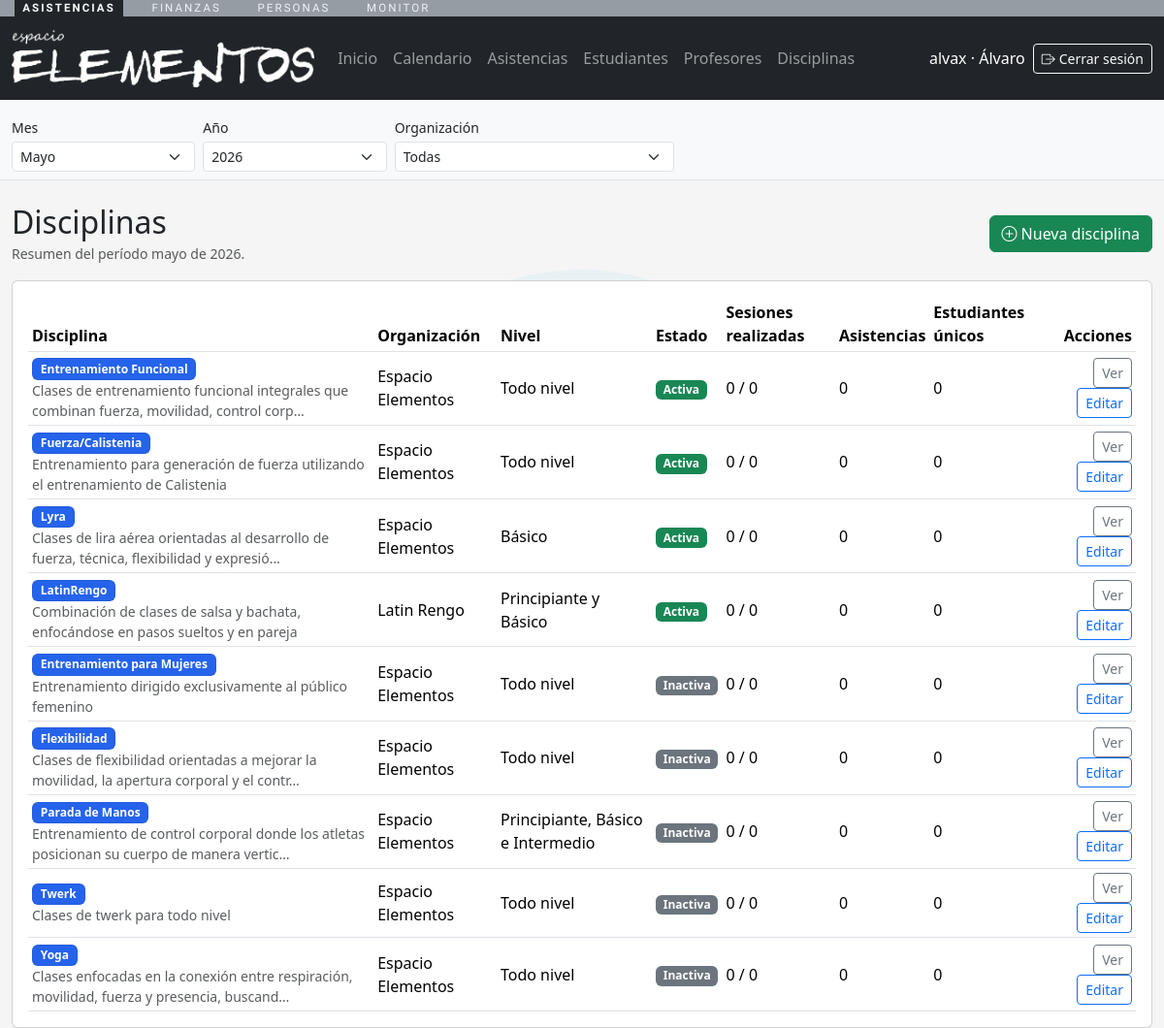
The page /asistencias/disciplinas/ (signed in) on the database as committed earlier.
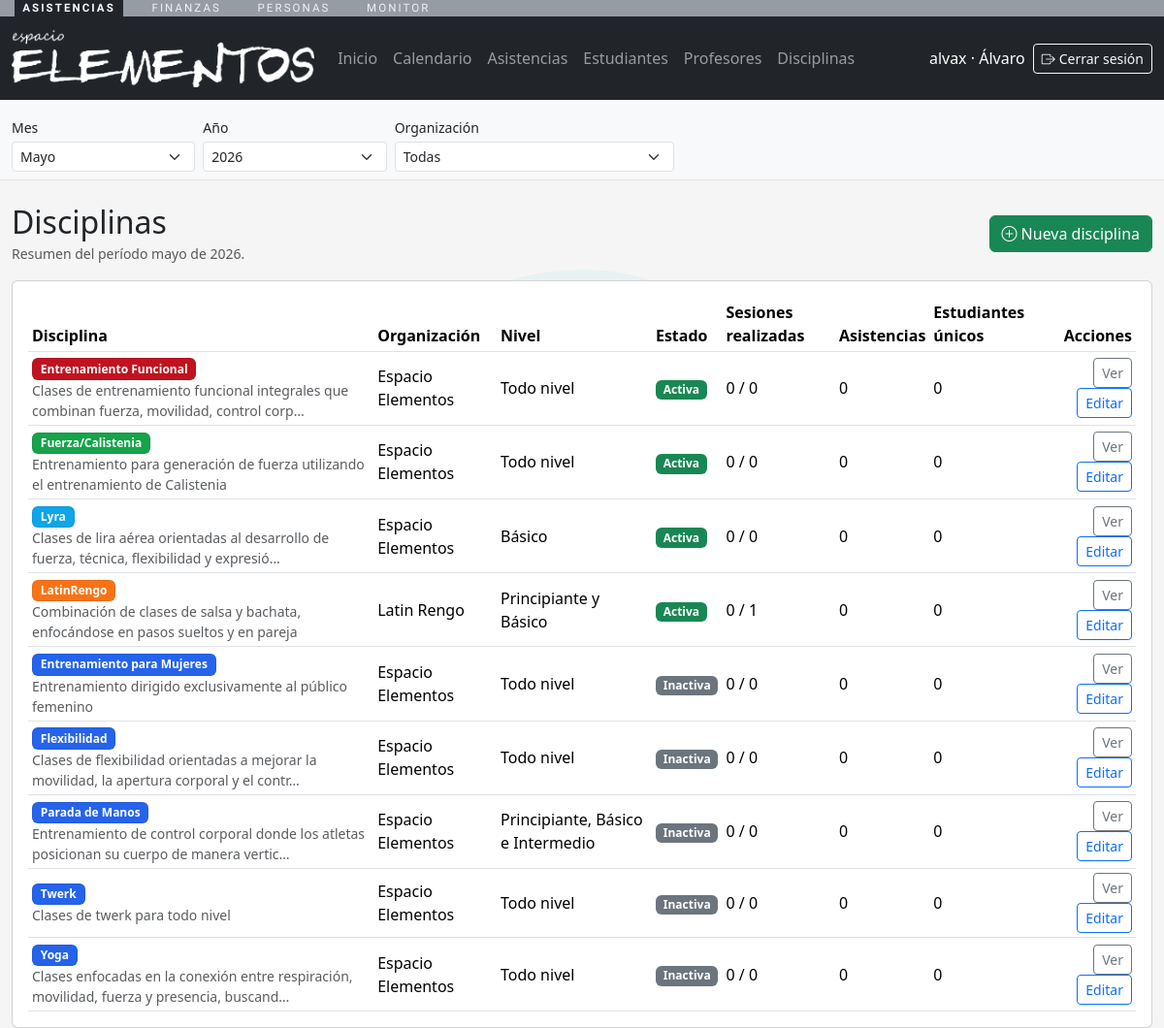
The same page on the database as committed later.
### asistencias/models.py (models this page shows, shortened)
class Disciplina(models.Model):
    class BadgeColor(models.TextChoices):
        ROJO = "rojo", "Rojo"
        NARANJO = "naranjo", "Naranjo"
        AZUL = "azul", "Azul"
        CELESTE = "celeste", "Celeste"
        AMARILLO = "amarillo", "Amarillo"
        VERDE = "verde", "Verde"
        CAFE = "cafe", "Cafe"
        MORADO = "morado", "Morado"
    BADGE_COLOR_CLASSES = {
        BadgeColor.ROJO: "disciplina-badge-rojo",
        BadgeColor.NARANJO: "disciplina-badge-naranjo",
        BadgeColor.AZUL: "disciplina-badge-azul",
        BadgeColor.CELESTE: "disciplina-badge-celeste",
        BadgeColor.AMARILLO: "disciplina-badge-amarillo",
        BadgeColor.VERDE: "disciplina-badge-verde",
        BadgeColor.CAFE: "disciplina-badge-cafe",
        BadgeColor.MORADO: "disciplina-badge-morado",
    }
    organizacion = models.ForeignKey(
        "personas.Organizacion",
        on_delete=models.CASCADE,
        related_name="disciplinas",
    )
    nombre = models.CharField(max_length=150)
    descripcion = models.TextField(blank=True)
    nivel = models.CharField(max_length=100, blank=True)
    badge_color = models.CharField(
        "color de badge",
        max_length=20,
        choices=BadgeColor.choices,
        default=BadgeColor.AZUL,
    )
    activa = models.BooleanField(default=True)
    creada_en = models.DateTimeField(auto_now_add=True)
    class Meta:
        verbose_name = "Disciplina"
        verbose_name_plural = "Disciplinas"
        unique_together = ("organizacion", "nombre", "nivel")
        ordering = ["nombre"]
        db_table = "academia_disciplina"
    @property
    def badge_class(self) -> str:
        return f"disciplina-badge {self.BADGE_COLOR_CLASSES.get(self.badge_color, self.BADGE_COLOR_CLASSES[self.BadgeColor.AZUL])}"

### personas/models.py (models this page shows, shortened)
class Organizacion(models.Model):
    nombre = models.CharField(max_length=255)
    razon_social = models.CharField(max_length=255, blank=True)
    rut = models.CharField(max_length=20, unique=True)
    es_exenta_iva = models.BooleanField(
        default=False,
        help_text="Marcar si la organizacion aplica exencion de IVA (Ley 21.622).",
    )
    email_contacto = models.EmailField(blank=True)
    telefono_contacto = models.CharField(max_length=50, blank=True)
    sitio_web = models.URLField(blank=True)
    direccion = models.CharField(max_length=255, blank=True)
    creada_en = models.DateTimeField(auto_now_add=True)
    actualizada_en = models.DateTimeField(auto_now=True)
    class Meta:
        verbose_name = "Organizacion"
        verbose_name_plural = "Organizaciones"
        ordering = ["nombre"]
        db_table = "organizaciones_organizacion"

### asistencias/views.py (the view)
# urls.py: path("disciplinas/", views.disciplinas_list, name="disciplinas_list"),
@role_required(ROLE_ADMIN)
def disciplinas_list(request):
    context = nav_context(request)
    organizacion = organizacion_desde_request(request)
    disciplinas_qs = Disciplina.objects.select_related("organizacion")
    if organizacion:
        disciplinas_qs = disciplinas_qs.filter(organizacion=organizacion)
    disciplinas = disciplinas_qs.annotate(
        sesiones_periodo=Count(
            "sesiones",
            filter=Q(**filtros_periodo("sesiones__fecha", request=request)),
            distinct=True,
        ),
        sesiones_realizadas=Count(
            "sesiones",
            filter=Q(
                **filtros_periodo("sesiones__fecha", request=request),
                sesiones__estado=SesionClase.Estado.COMPLETADA,
            ),
            distinct=True,
        ),
        asistencias_periodo=Count(
            "sesiones__asistencias",
            filter=Q(**filtros_periodo("sesiones__fecha", request=request)),
            distinct=True,
        ),
        estudiantes_unicos=Count(
            "sesiones__asistencias__persona",
            filter=Q(**filtros_periodo("sesiones__fecha", request=request)),
            distinct=True,
        ),
    ).order_by("-activa", "organizacion__nombre", "nombre", "nivel")
    context.update(
        {
            "disciplinas": disciplinas,
            "periodo_descripcion_vista": descripcion_periodo(request=request, corta=False),
            "organizacion_seleccionada": organizacion,
        }
    )
    return render(request, "asistencias/disciplinas_list.html", context)

### asistencias/utils.py (called while the page is built, shortened)
def usuario_tiene_roles(user, roles: list[str]) -> bool:
    if not roles:
        return True
    if user.is_superuser:
        return True

### plataformaelemental/context.py (called while the page is built, shortened)
def _fin_de_mes(fecha):
    return (fecha.replace(day=28) + timedelta(days=4)).replace(day=1) - timedelta(days=1)

def _normalizar_mes(raw_mes, hoy):
    if raw_mes is None or str(raw_mes).strip() == "":
        return hoy.month

def _normalizar_anio(raw_anio, hoy):
    if raw_anio is None or str(raw_anio).strip() == "":
        return hoy.year

def resolver_periodo(request):
    hoy = timezone.localdate()
    mes = _normalizar_mes(request.GET.get("periodo_mes"), hoy)
    anio = _normalizar_anio(request.GET.get("periodo_anio"), hoy)
    referencia = hoy.replace(year=anio or hoy.year, month=mes or hoy.month, day=1)
    return {
        "mes": mes,
        "anio": anio,
        "referencia_inicio": referencia,
        "referencia_fin": _fin_de_mes(referencia),
    }

def nav_context(request):
    persona = getattr(request.user, "persona", None)
    roles = []
    if persona:
        roles = list(persona.roles.filter(activo=True).values_list("rol__codigo", flat=True))
    return {"persona": persona, "roles_usuario": roles}

### asistencias/templates/asistencias/disciplinas_list.html (shortened to what this page needs)
{% extends "asistencias/base_app.html" %}
{% block content %}
<div class="mt-4">
  <div class="d-flex justify-content-between align-items-center mb-3">
    <div>
      <h2 class="mb-0">Disciplinas</h2>
      <small class="text-muted">
        Resumen del período {{ periodo_descripcion_vista }}.
      </small>
    </div>
    <a
      class="btn btn-success"
      href="{% url 'asistencias:disciplina_create' %}{% if request.GET.urlencode %}?{{ request.GET.urlencode }}{% endif %}"
    >
      <i class="bi bi-plus-circle"></i><span class="ms-1">Nueva disciplina</span>
    </a>
  </div>
  <div class="card">
    <div class="card-body table-responsive">
      <table class="table table-sm align-middle mb-0">
        <thead>
          <tr>
            <th>Disciplina</th>
            <th>Organización</th>
            <th>Nivel</th>
            <th>Estado</th>
            <th>Sesiones realizadas</th>
            <th>Asistencias</th>
            <th>Estudiantes únicos</th>
            <th class="text-end">Acciones</th>
          </tr>
        </thead>
        <tbody>
          {% for disciplina in disciplinas %}
          <tr>
            <td>
              <div><span class="badge {{ disciplina.badge_class }}">{{ disciplina.nombre }}</span></div>
              <div class="small text-muted">{{ disciplina.descripcion|default:"Sin descripción"|truncatechars:90 }}</div>
            </td>
            <td>{{ disciplina.organizacion.nombre }}</td>
            <td>{{ disciplina.nivel|default:"-" }}</td>
            <td>
              {% if disciplina.activa %}
                <span class="badge text-bg-success">Activa</span>
              {% else %}
                <span class="badge text-bg-secondary">Inactiva</span>
              {% endif %}
            </td>
            <td>{{ disciplina.sesiones_realizadas }} / {{ disciplina.sesiones_periodo }}</td>
            <td>{{ disciplina.asistencias_periodo }}</td>
            <td>{{ disciplina.estudiantes_unicos }}</td>
            <td class="text-end">
              <a
                class="btn btn-sm btn-outline-secondary"
                href="{% url 'asistencias:disciplina_detail' disciplina.pk %}{% if request.GET.urlencode %}?{{ request.GET.urlencode }}{% endif %}"
              >
                Ver
              </a>
              <a
                class="btn btn-sm btn-outline-primary"
                href="{% url 'asistencias:disciplina_edit' disciplina.pk %}{% if request.GET.urlencode %}?{{ request.GET.urlencode }}{% endif %}"
              >
                Editar
              </a>
            </td>
          </tr>
          {% empty %}
          <tr>
            <td colspan="8" class="text-center text-muted py-4">
              No hay disciplinas para los filtros seleccionados.
            </td>
          </tr>
          {% endfor %}
        </tbody>
      </table>
    </div>
  </div>
</div>
{% endblock %}

Rows that differ between the two databases and show on the page:
changed Disciplina "Entrenamiento Funcional": badge_color "azul" → "rojo" (drawn)
changed Disciplina "Fuerza/Calistenia": badge_color "azul" → "verde" (drawn)
changed Disciplina "Básico": badge_color "azul" → "celeste" (drawn)
changed Disciplina "Principiante y Básico": badge_color "azul" → "naranjo" (drawn); sesiones_periodo "0" → "1"
